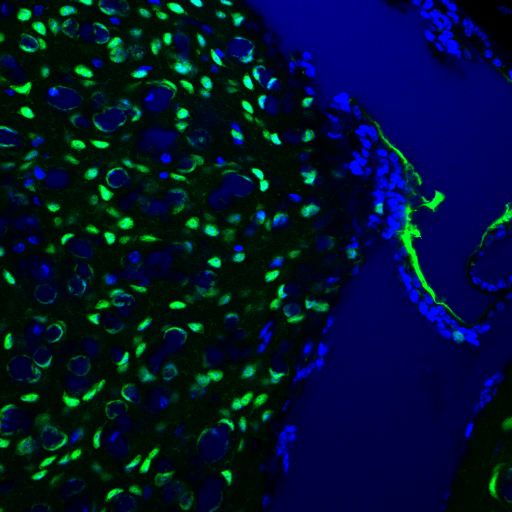
%> input picture cell_images/25x-NeuN-Hoechst-dx-16 ZEN.tif, 1024 x 1024 px (shown at 1/2 size)
$ octave Celulas_25x_16.m   (GNU Octave 9; MATLAB toolbox functions it lacks are replaced by stand-ins)
%> lines starting %> are read from the running program, lines starting %| are printed output that depends on the picture; in (x1, y1, x2, y2) boxes, pixels count from 0 and x2, y2 are one past the last pixel; in counts of white or black regions, pixels touching at a corner belong together; the program's own positions count from 1
### scripts/Calcular_Propiedades.m
function [L,n,stats,Tabla] = Calcular_Propiedades(Im_C_Seg)
% Esta funcion se usa para calcular las propiedades de las celulas
% de una imagen usando regionprops

[L, n] = bwlabel(Im_C_Seg, 8);
stats = regionprops('table', L, 'Area', 'MajorAxisLength', 'MinorAxisLength', 'Orientation', 'Circularity');
area = stats.Area;
eje_Mayor = stats.MajorAxisLength;
eje_Menor = stats.MinorAxisLength;
circ = stats.Circularity;
orientacion = stats.Orientation;
Num = [1:n]';
Tabla = table(Num, area, eje_Mayor, eje_Menor, orientacion, circ);
Tabla.Properties.VariableNames = {'Elemento','Area', 'Eje mayor', 'Eje menor', 'Orientation', 'Circularidad'};
end

### scripts/Eliminar_Nucleos.m
function [Celulas_Depuradas] = Eliminar_Nucleos(Im_C_Seg, Condiciones)
% Esta funcion se usa para eliminar las celulas que cumplen ciertas
% condiciones

cc = bwconncomp(Im_C_Seg);
idx = find(Condiciones);
BW = ismember(labelmatrix(cc),idx);
Celulas_Depuradas = Im_C_Seg -  BW;
end

### scripts/Separar_Nucleos.m
function [Celulas_Separadas] = Separar_Nucleos(Celulas_Depuradas, Condiciones, verbose)
% Esta funcion se usa para separar los nucleos donde parece que se unieron
% 2 celulas diferentes

% Seleccionando los nucleos unidos
cc = bwconncomp(Celulas_Depuradas);
idx = find(Condiciones);
BW = ismember(labelmatrix(cc),idx);
if verbose
    figure();imshow(BW); title('Posibles celulas unidas','Fontsize',15);
end
Celulas_Sin_Pegar = Celulas_Depuradas -  BW;

% Dividiendo las celulas
[L, n] = bwlabel(BW, 8);
stats = regionprops('table', L, 'Area', 'MajorAxisLength', 'MinorAxisLength', 'Orientation');
eje_Menor = stats.MinorAxisLength;
orientacion = stats.Orientation;
Area = stats.Area;
[r,c] = size(Celulas_Depuradas);
Celulas_Divididas = zeros(r,c);
B = strel('disk', 3);

for i = 1:n
    Nucleo = L == i;
    se2 = strel('line', eje_Menor(i), orientacion(i)+90);
    n_aux = 1;
    k = 0;
    while n_aux == 1
        se1 = strel('line', eje_Menor(i)*(0.25+0.02*k), orientacion(i)+90);
        k = k + 1;
        Im_Segmentacion = imerode(Nucleo, se1);
        %figure();imshow(Im_Segmentacion); title('Ovaladas','Fontsize',15);
        Im_Segmentacion = imopen(Im_Segmentacion, B);
        %figure();imshow(Im_Segmentacion); title('Ovaladas','Fontsize',15);
        Im_Segmentacion = imdilate(Im_Segmentacion, se2);
        %figure();imshow(Im_Segmentacion); title('Celula','Fontsize',15);
        Celula_Dividida = Nucleo.*Im_Segmentacion;
        [L_aux, n_aux, stats_aux, Tabla_aux] = Calcular_Propiedades(Celula_Dividida);
        Area_aux = stats_aux.Area;
        if n_aux == 0
            Celula_Dividida = Nucleo;
        end
    end

    if sum(Area_aux) < 0.6*Area(i)
        Celula_Dividida = Nucleo;
    end

    Celulas_Divididas = Celulas_Divididas + Celula_Dividida;
end

Celulas_Separadas = Celulas_Sin_Pegar + Celulas_Divididas;
if verbose
    figure();imshow(Celulas_Divididas);title('Division de los posibles nucleos unidos','Fontsize',15);
end
end

### scripts/Celulas_25x_16.m
close all;
clear variables;
clc;

% Leyendo la imagen y separando por canal de color
cd ..; cd cell_images;
Im1 = im2double(imread('25x-NeuN-Hoechst-dx-16 ZEN.tif'));
cd ..; cd scripts;
figure();imshow(Im1); title(' Imagen original','Fontsize',15);
Im1_C = Im1(:,:,3);
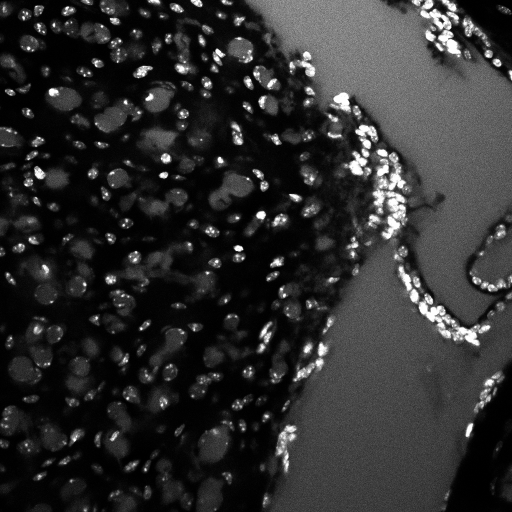
%> Im1_C: size 1024x1024 double (shown at 1/2 size); min 0, max 0.996, mean 0.181
Im1_F = Im1(:,:,2);
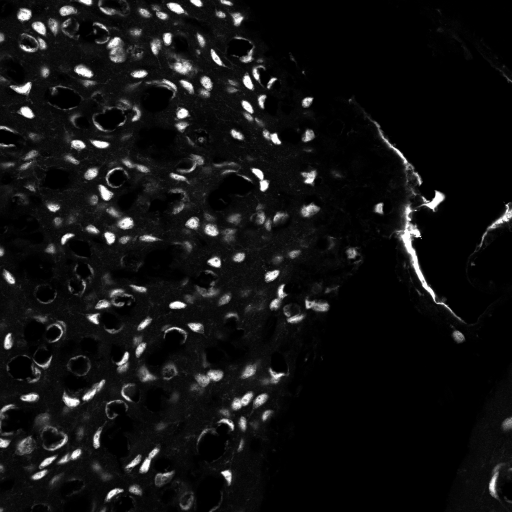
%> Im1_F: size 1024x1024 double (shown at 1/2 size); min 0, max 0.996, mean 0.072
figure();imshow(Im1_C); title(' Imagen de las celulas','Fontsize',15);
figure();imshow(Im1_F); title(' Imagen de la proteina','Fontsize',15);

% Segmentando los nucleos
Celulas = Im1_C > 20/255;
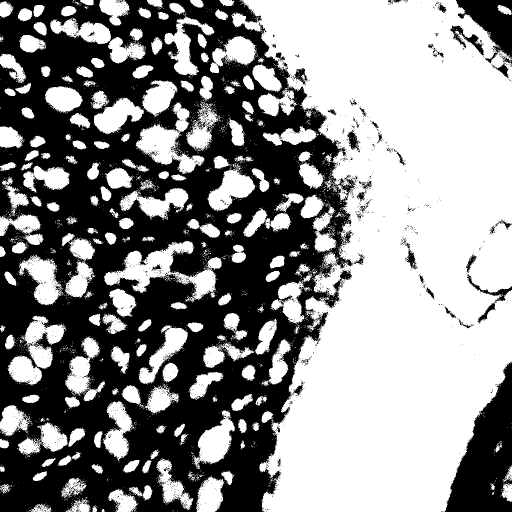
%> Celulas: size 1024x1024 logical (shown at 1/2 size); 55.7% white; 2271 black regions (2219 under 20 px), largest, box (x1, y1, x2, y2) and area: (0, 0, 713, 1024) 424023, (889, 724, 1024, 1024) 22088, (912, 0, 1024, 126) 6969
B1 = strel('disk', 5);
Im1_C_Seg = imopen(Celulas, B1);
%> Im1_C_Seg: size 1024x1024 logical; 50.1% white; 93 black regions (68 under 20 px), largest, box (x1, y1, x2, y2) and area: (0, 0, 745, 1024) 484285, (883, 722, 1024, 1024) 23188, (900, 0, 1024, 163) 9784
Im1_C_Seg = imfill(Im1_C_Seg,'holes');
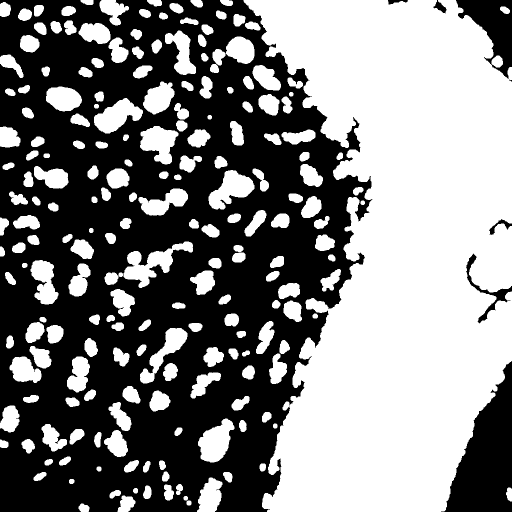
%> Im1_C_Seg: size 1024x1024 logical (shown at 1/2 size); 50.6% white; 8 black regions (1 under 20 px), largest, box (x1, y1, x2, y2) and area: (0, 0, 745, 1024) 484188, (883, 722, 1024, 1024) 23188, (912, 0, 1024, 158) 8274
% figure();imshow(Im1_C_Seg);title('1. Segmentacion de las celulas','Fontsize',15);

% Obteniendo las propiedades de los nucleos
[L1, n1, stats1, Tabla1] = Calcular_Propiedades(Im1_C_Seg);
%> in Calcular_Propiedades, `[L, n] = bwlabel(Im_C_Seg, 8);`:
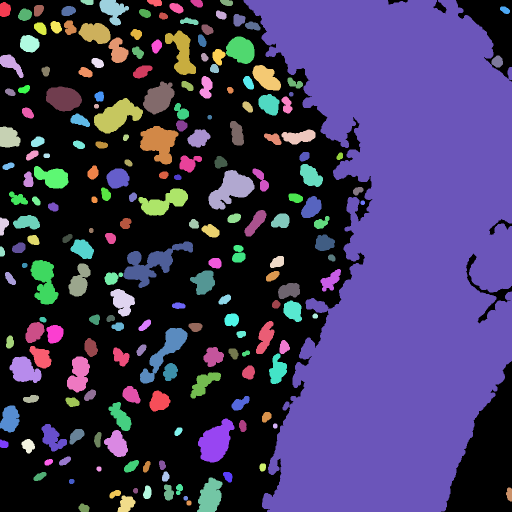
%> L: size 1024x1024 double (shown at 1/2 size); 207 distinct labels, from 0 to 206; one colour per label, 0 black
%> in Calcular_Propiedades, `[L, n] = bwlabel(Im_C_Seg, 8);`: n = 206
%> in Calcular_Propiedades, `stats = regionprops('table', L, 'Area', 'MajorAxisLength', 'MinorAxisL..`: stats = 206 regions; largest, Area, MajorAxisLength, MinorAxisLength, Orientation and Circularity: 379436 1216.7 482.4 87.42 0.171, 4726 152.8 61.17 25.16 0.188, 3951 102.4 56.96 34.4 0.475, 3910 93.93 55.85 58.28 0.664, 3771 102.4 51.54 24.51 0.583
%> in Calcular_Propiedades, `area = stats.Area;`: area = 206 values, max 379436 at index 169, min 69 at index 127, mean 2573.8
%> in Calcular_Propiedades, `eje_Mayor = stats.MajorAxisLength;`: eje_Mayor = 206 values, max 1216.7 at index 169, min 9.41 at index 127, mean 42.29
%> in Calcular_Propiedades, `eje_Menor = stats.MinorAxisLength;`: eje_Menor = 206 values, max 482.4 at index 169, min 9.41 at index 127, mean 24.38
%> in Calcular_Propiedades, `circ = stats.Circularity;`: circ = 206 values, max 1.01 at index 127, min 0.171 at index 169, mean 0.795
%> in Calcular_Propiedades, `orientacion = stats.Orientation;`: orientacion = 206 values, max 90 at index 63, min -87.5 at index 23, mean 3.39
%> in Calcular_Propiedades, `Num = [1:n]';`: Num = 206 values from 1 to 206
%> in Calcular_Propiedades, `Tabla = table(Num, area, eje_Mayor, eje_Menor, orientacion, circ);`: Tabla = 206 items; first 5, Num, area, eje_Mayor, eje_Menor and orientacion: 1 543 30.62 23.09 89.27, 2 1022 62.34 24.9 -40.1, 3 1408 47.17 39.72 -49.02, 4 432 37.25 17.52 78.13, 5 168 21.27 10.55 -83.86
%> n1 = 206; stats1 has the same summary as stats in Calcular_Propiedades; Tabla1 = 206 regions; largest, Elemento, Area, Eje mayor, Eje menor and Orientation: 169 379436 1216.7 482.4 87.42, 90 4726 152.8 61.17 25.16, 144 3951 102.4 56.96 34.4, 137 3910 93.93 55.85 58.28, 68 3771 102.4 51.54 24.51
% Eliminando nucleos que no nos importan (Grandes y no circulares)
area_condicion = 600;
Condiciones = [stats1.Area] < area_condicion/3 | [stats1.Area] > area_condicion*2 | [stats1.Circularity] < 0.3;
%> Condiciones = 206 logical values, 70 true
Celulas_Depuradas = Eliminar_Nucleos(Im1_C_Seg, Condiciones);
%> in Eliminar_Nucleos, `cc = bwconncomp(Im_C_Seg);`: cc = 206 connected components
%> in Eliminar_Nucleos, `idx = find(Condiciones);`: idx = 70 values from 3 to 203
%> in Eliminar_Nucleos, `BW = ismember(labelmatrix(cc),idx);`: BW: size 1024x1024 logical; 44.5% white; 70 white regions, largest, box (x1, y1, x2, y2) and area: (487, 0, 1024, 1024) 379436, (247, 483, 386, 576) 4726, (417, 340, 509, 419) 3951
%> in Eliminar_Nucleos, `Celulas_Depuradas = Im_C_Seg -  BW;`: Celulas_Depuradas: size 1024x1024 double; values 0 (black) and 1 (white), 6.1% white; 136 white regions, largest, box (x1, y1, x2, y2) and area: (567, 601, 604, 644) 1174, (51, 644, 89, 686) 1151, (375, 259, 421, 295) 1146
figure();imshow(Celulas_Depuradas); title('Celulas buenas','Fontsize',15);

% Obteniendo las propiedades de los nucleos depurados
[L2, n2, stats2, Tabla2] = Calcular_Propiedades(Celulas_Depuradas);
%> in Calcular_Propiedades (call 2), `[L, n] = bwlabel(Im_C_Seg, 8);`:
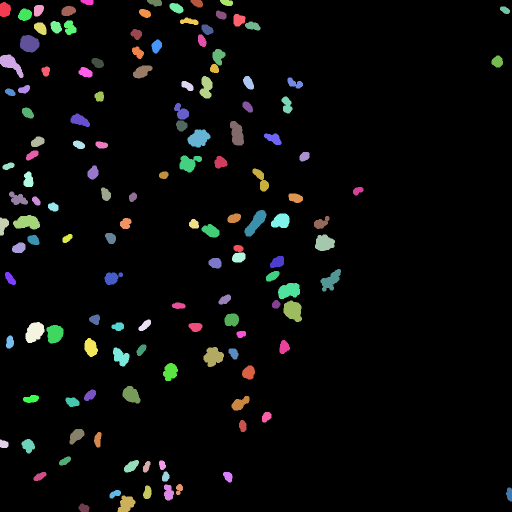
%> L: size 1024x1024 double (shown at 1/2 size); 137 distinct labels, from 0 to 136; one colour per label, 0 black
%> in Calcular_Propiedades (call 2), `[L, n] = bwlabel(Im_C_Seg, 8);`: n = 136
%> in Calcular_Propiedades (call 2), `stats = regionprops('table', L, 'Area', 'MajorAxisLength', 'MinorAxisL..`: stats = 136 regions; largest, Area, MajorAxisLength, MinorAxisLength, Orientation and Circularity: 1174 45.04 34.36 -55.25 0.838, 1151 46.64 31.79 52.98 0.838, 1146 45.08 33.05 25.25 0.766, 1125 55.5 27.63 0.208 0.697, 1118 66.87 22.19 53.71 0.635
%> in Calcular_Propiedades (call 2), `area = stats.Area;`: area = 136 values, max 1174 at index 126, min 205 at index 72, mean 470.8
%> in Calcular_Propiedades (call 2), `eje_Mayor = stats.MajorAxisLength;`: eje_Mayor = 136 values, max 66.87 at index 114, min 17.63 at index 122, mean 31.06
%> in Calcular_Propiedades (call 2), `eje_Menor = stats.MinorAxisLength;`: eje_Menor = 136 values, max 36.81 at index 92, min 10.53 at index 41, mean 19.26
%> in Calcular_Propiedades (call 2), `circ = stats.Circularity;`: circ = 136 values, max 0.974 at index 122, min 0.473 at index 116, mean 0.814
%> in Calcular_Propiedades (call 2), `orientacion = stats.Orientation;`: orientacion = 136 values, max 89.27 at index 1, min -87.5 at index 18, mean 3
%> in Calcular_Propiedades (call 2), `Num = [1:n]';`: Num = 136 values from 1 to 136
%> in Calcular_Propiedades (call 2), `Tabla = table(Num, area, eje_Mayor, eje_Menor, orientacion, circ);`: Tabla = 136 items; first 5, Num, area, eje_Mayor, eje_Menor and orientacion: 1 543 30.62 23.09 89.27, 2 1022 62.34 24.9 -40.1, 3 432 37.25 17.52 78.13, 4 237 19.66 16 -29.43, 5 249 25.95 12.46 17.67
%> n2 = 136; stats2 has the same summary as stats in Calcular_Propiedades; Tabla2 = 136 regions; largest, Elemento, Area, Eje mayor, Eje menor and Orientation: 126 1174 45.04 34.36 -55.25, 19 1151 46.64 31.79 52.98, 84 1146 45.08 33.05 25.25, 11 1125 55.5 27.63 0.208, 114 1118 66.87 22.19 53.71
% Separando nucleos
Condiciones_Separacion = [stats2.MajorAxisLength./stats2.MinorAxisLength] > 1.5 & [stats2.Area] > (area_condicion-200)*1.5;
%> Condiciones_Separacion = 136 logical values, 16 true
Celulas_Separadas = Separar_Nucleos(Celulas_Depuradas, Condiciones_Separacion);
%> in Separar_Nucleos, `cc = bwconncomp(Celulas_Depuradas);`: cc = 136 connected components
%> in Separar_Nucleos, `idx = find(Condiciones);`: idx = [2; 9; 11; 37; 43; 51; 55; 63; 89; 91; 104; 105; 114; 116; 123; 132]
%> in Separar_Nucleos, `BW = ismember(labelmatrix(cc),idx);`:
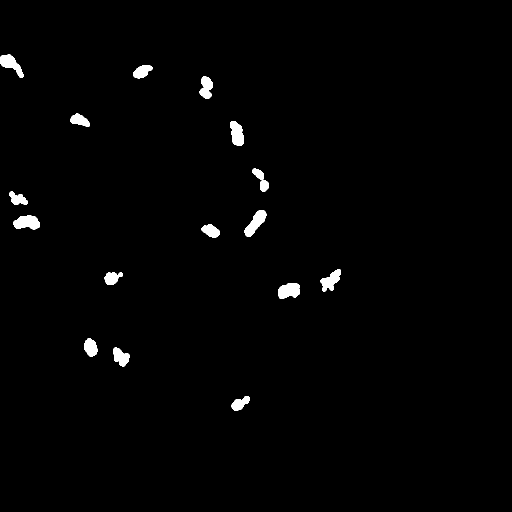
%> BW: size 1024x1024 logical (shown at 1/2 size); 1.3% white; 16 white regions, largest, box (x1, y1, x2, y2) and area: (26, 430, 80, 459) 1125, (489, 420, 533, 473) 1118, (556, 566, 600, 598) 1083
%> the run ends on the next line

$ run again, with cell_images/25x-NeuN-Hoechst-dx-15 ZEN.tif copied over cell_images/25x-NeuN-Hoechst-dx-16 ZEN.tif
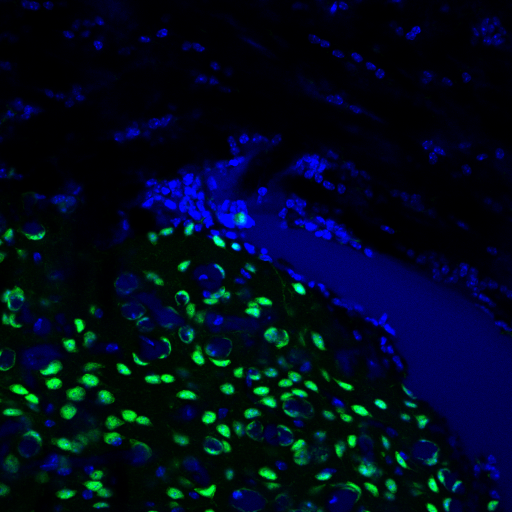
%> input picture cell_images/25x-NeuN-Hoechst-dx-15 ZEN.tif, 1024 x 1024 px (shown at 1/2 size)
%> Celulas: size 1024x1024 logical; 35.2% white; 4795 white regions (4574 under 20 px), largest, box (x1, y1, x2, y2) and area: (245, 249, 1024, 1024) 179322, (350, 572, 578, 733) 10547, (230, 539, 394, 688) 9639
%> in Calcular_Propiedades, `[L, n] = bwlabel(Im_C_Seg, 8);`:
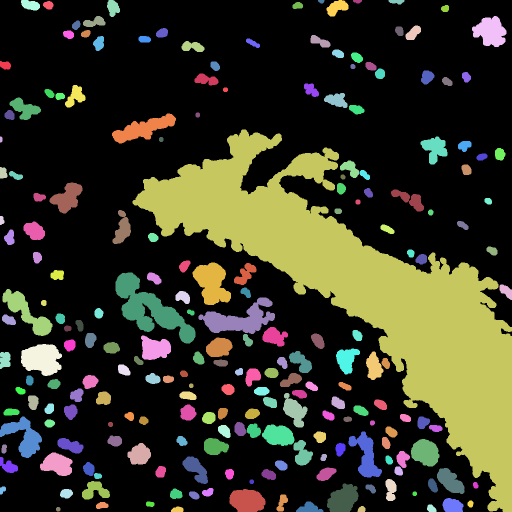
%> L: size 1024x1024 double (shown at 1/2 size); 216 distinct labels, from 0 to 215; one colour per label, 0 black
%> n = 215
%> stats = 215 regions; largest, Area, MajorAxisLength, MinorAxisLength, Orientation and Circularity: 164650 1040.3 294.5 -38.63 0.109, 8794 202.2 73.95 -36.32 0.219, 5218 164.6 58.65 9.58 0.238, 4162 94.93 61.93 -67.41 0.571, 3862 83.45 61.48 -7.13 0.671
%> area = 215 values, max 164650 at index 68, min 54 at index 2, mean 1433.8
%> eje_Mayor = 215 values, max 1040.3 at index 68, min 9.41 at index 36, mean 39.26
%> eje_Menor = 215 values, max 294.5 at index 68, min 5.57 at index 2, mean 22.21
%> circ = 215 values, max 1.01 at index 36, min 0.109 at index 68, mean 0.806
%> orientacion = 215 values, max 90 at index 2, min -89.34 at index 186, mean -11.36
%> Num = 215 values from 1 to 215
%> Tabla = 215 items; first 5, Num, area, eje_Mayor, eje_Menor and orientacion: 1 295 24.18 16.07 -16.82, 2 54 12.86 5.57 90, 3 289 24.74 15.73 -83.4, 4 128 18.91 9.28 -87.31, 5 607 35.46 23.43 85.67
%> n1 = 215; stats1 has the same summary as stats in Calcular_Propiedades; Tabla1 = 215 regions; largest, Elemento, Area, Eje mayor, Eje menor and Orientation: 68 164650 1040.3 294.5 -38.63, 64 8794 202.2 73.95 -36.32, 98 5218 164.6 58.65 9.58, 94 4162 94.93 61.93 -67.41, 19 3862 83.45 61.48 -7.13
%> Condiciones = 215 logical values, 67 true
%> in Eliminar_Nucleos, `cc = bwconncomp(Im_C_Seg);`: cc = 215 connected components
%> in Eliminar_Nucleos, `idx = find(Condiciones);`: idx = 67 values from 2 to 212
%> Celulas_Depuradas: size 1024x1024 double; values 0 (black) and 1 (white), 6.1% white; 148 white regions, largest, box (x1, y1, x2, y2) and area: (47, 443, 90, 480) 1141, (578, 702, 624, 746) 1131, (115, 876, 167, 907) 1013
%> L: size 1024x1024 double; 149 distinct labels, from 0 to 148
%> stats = 148 regions; largest, Area, MajorAxisLength, MinorAxisLength, Orientation and Circularity: 1141 45.9 32.07 -32.11 0.846, 1131 57.03 28.4 -43.9 0.56, 1013 57.65 23.41 -18.14 0.654, 992 56.34 26.37 49.26 0.401, 981 49.64 31.67 54.3 0.49
%> n2 = 148; stats2 has the same summary as stats in Calcular_Propiedades; Tabla2 = 148 regions; largest, Elemento, Area, Eje mayor, Eje menor and Orientation: 12 1141 45.9 32.07 -32.11, 92 1131 57.03 28.4 -43.9, 25 1013 57.65 23.41 -18.14, 76 992 56.34 26.37 49.26, 30 981 49.64 31.67 54.3
%> Condiciones_Separacion = 148 logical values, 17 true
%> in Separar_Nucleos, `cc = bwconncomp(Celulas_Depuradas);`: cc = 148 connected components
%> in Separar_Nucleos, `idx = find(Condiciones);`: idx = 17 values from 3 to 140
%> in Separar_Nucleos, `BW = ismember(labelmatrix(cc),idx);`:
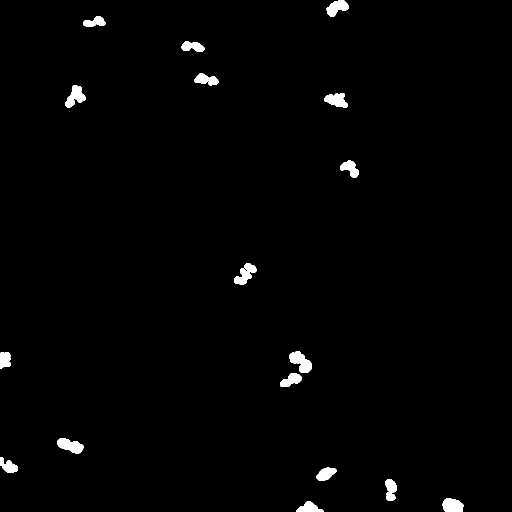
%> BW: size 1024x1024 logical (shown at 1/2 size); 1.3% white; 17 white regions, largest, box (x1, y1, x2, y2) and area: (578, 702, 624, 746) 1131, (115, 876, 167, 907) 1013, (468, 526, 513, 570) 992

$ run again, with cell_images/25x-NeuN-Hoechst-dx-15 ZEN_b0t0z0c0x0-1024y0-1024 (B).tif copied over cell_images/25x-NeuN-Hoechst-dx-16 ZEN.tif
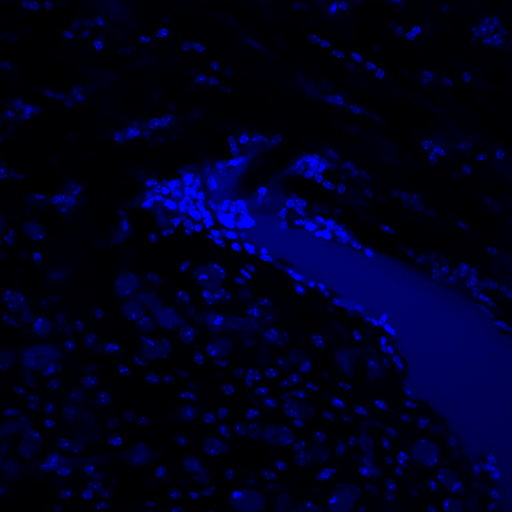
%> input picture cell_images/25x-NeuN-Hoechst-dx-15 ZEN_b0t0z0c0x0-1024y0-1024 (B).tif, 1024 x 1024 px (shown at 1/2 size)
%> Im1_F: size 1024x1024 double; every value is 0
%> Celulas: size 1024x1024 logical; 35.9% white; 5142 white regions (4922 under 20 px), largest, box (x1, y1, x2, y2) and area: (245, 249, 1024, 1024) 181743, (350, 525, 578, 733) 11939, (230, 536, 394, 688) 9760
%> in Calcular_Propiedades, `[L, n] = bwlabel(Im_C_Seg, 8);`:
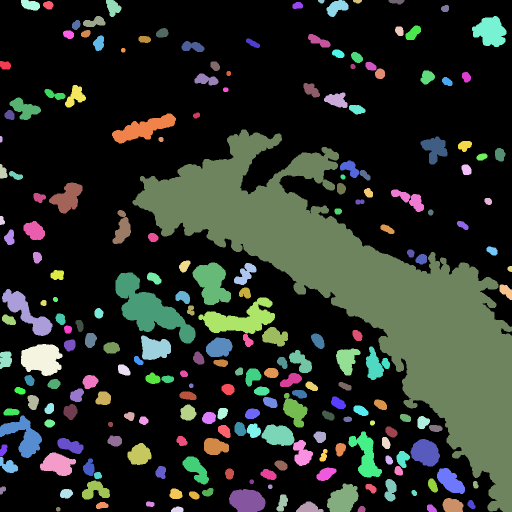
%> L: size 1024x1024 double (shown at 1/2 size); 220 distinct labels, from 0 to 219; one colour per label, 0 black
%> n = 219
%> stats = 219 regions; largest, Area, MajorAxisLength, MinorAxisLength, Orientation and Circularity: 165438 1041.7 295.7 -38.67 0.109, 9208 198.9 73.42 -36.41 0.315, 5452 165.9 58.85 9.46 0.273, 4183 95.11 62.05 -67.22 0.578, 3922 84.24 61.99 -4.57 0.651
%> area = 219 values, max 165438 at index 69, min 59 at index 2, mean 1434.8
%> eje_Mayor = 219 values, max 1041.7 at index 69, min 9.41 at index 36, mean 39.45
%> eje_Menor = 219 values, max 295.7 at index 69, min 5.59 at index 2, mean 22.33
%> circ = 219 values, max 1.01 at index 36, min 0.109 at index 69, mean 0.802
%> orientacion = 219 values, max 90 at index 2, min -84.42 at index 22, mean -9.3
%> Num = 219 values from 1 to 219
%> Tabla = 219 items; first 5, Num, area, eje_Mayor, eje_Menor and orientacion: 1 311 24.08 16.93 -17.25, 2 59 13.98 5.59 90, 3 319 29.46 15.2 -78.87, 4 140 19.38 10.02 -82.1, 5 687 36.17 25.59 80.4
%> n1 = 219; stats1 has the same summary as stats in Calcular_Propiedades; Tabla1 = 219 regions; largest, Elemento, Area, Eje mayor, Eje menor and Orientation: 69 165438 1041.7 295.7 -38.67, 64 9208 198.9 73.42 -36.41, 99 5452 165.9 58.85 9.46, 95 4183 95.11 62.05 -67.22, 19 3922 84.24 61.99 -4.57
%> Condiciones = 219 logical values, 66 true
%> in Eliminar_Nucleos, `cc = bwconncomp(Im_C_Seg);`: cc = 219 connected components
%> in Eliminar_Nucleos, `idx = find(Condiciones);`: idx = 66 values from 2 to 219
%> Celulas_Depuradas: size 1024x1024 double; values 0 (black) and 1 (white), 6.5% white; 153 white regions, largest, box (x1, y1, x2, y2) and area: (47, 442, 90, 480) 1167, (578, 700, 624, 746) 1162, (115, 876, 167, 908) 1037
%> L: size 1024x1024 double; 154 distinct labels, from 0 to 153
%> stats = 153 regions; largest, Area, MajorAxisLength, MinorAxisLength, Orientation and Circularity: 1167 45.92 32.83 -33.97 0.843, 1162 57.94 28.78 -45.2 0.543, 1037 58.44 23.75 -18.23 0.653, 1005 56.67 26.48 49.79 0.403, 993 49.67 32.07 53.14 0.494
%> n2 = 153; stats2 has the same summary as stats in Calcular_Propiedades; Tabla2 = 153 regions; largest, Elemento, Area, Eje mayor, Eje menor and Orientation: 13 1167 45.92 32.83 -33.97, 95 1162 57.94 28.78 -45.2, 25 1037 58.44 23.75 -18.23, 78 1005 56.67 26.48 49.79, 31 993 49.67 32.07 53.14
%> Condiciones_Separacion = 153 logical values, 19 true
%> in Separar_Nucleos, `cc = bwconncomp(Celulas_Depuradas);`: cc = 153 connected components
%> in Separar_Nucleos, `idx = find(Condiciones);`: idx = 19 values from 5 to 144
%> in Separar_Nucleos, `BW = ismember(labelmatrix(cc),idx);`:
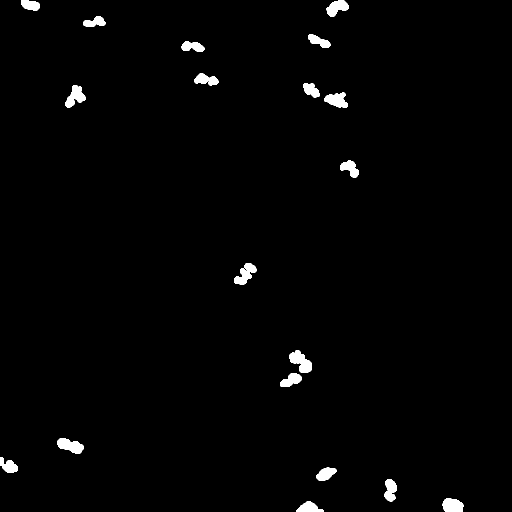
%> BW: size 1024x1024 logical (shown at 1/2 size); 1.5% white; 19 white regions, largest, box (x1, y1, x2, y2) and area: (578, 700, 624, 746) 1162, (115, 876, 167, 908) 1037, (468, 526, 513, 570) 1005
